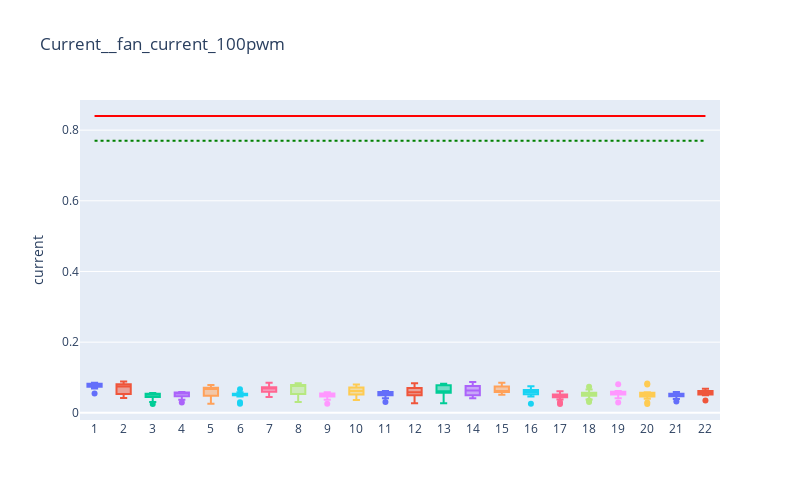

Notebook source saved alongside this figure:
### Code cell
box_plot(Current__fan_current_100pwm,upper_limit=.84,lower_limit=0,
                 nominal=0.77,name='Current__fan_current_100pwm',plot_data='current')
